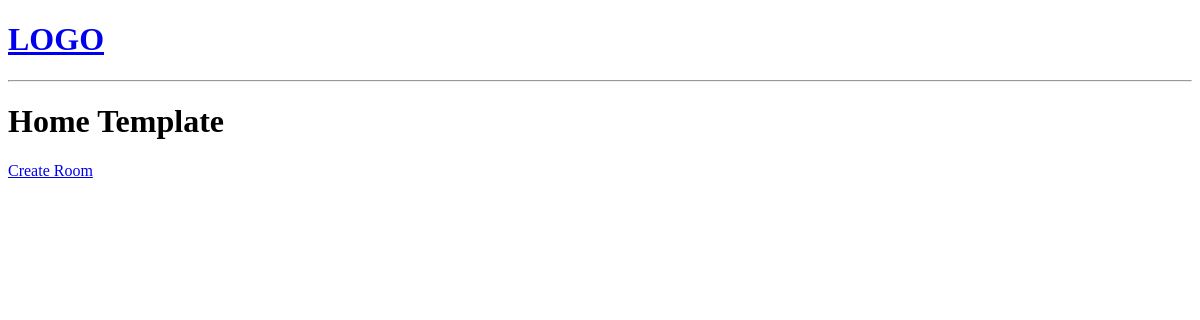
The app's page /, older data.
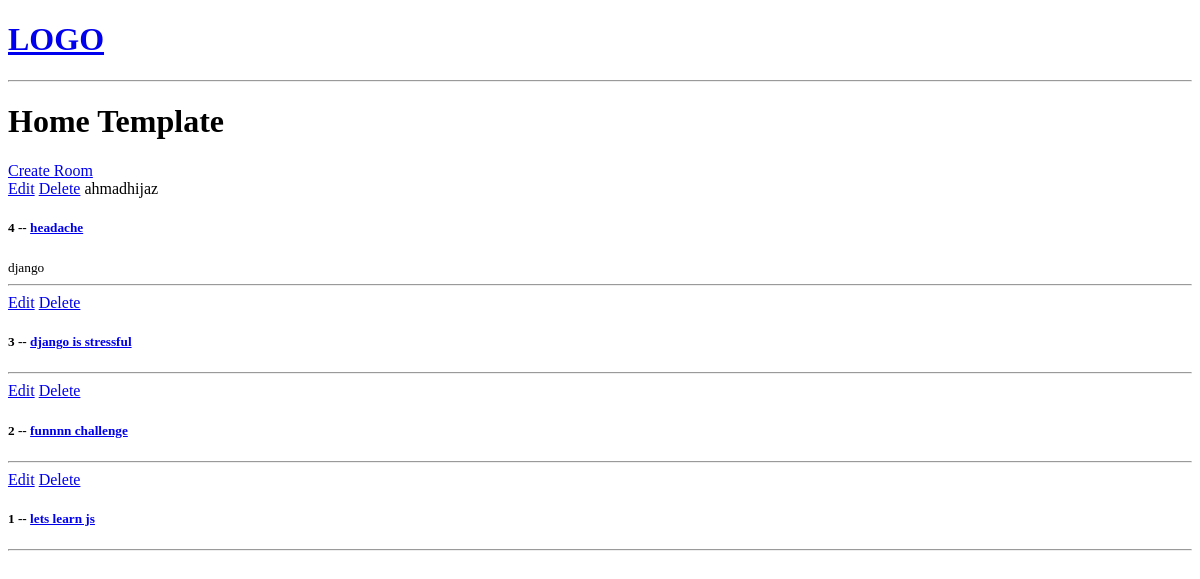
The same page, newer data.
### base/models.py (models this page shows, shortened)
class Room(models.Model):
     host = models.ForeignKey(User, on_delete=models.SET_NULL, null=True)
     topic = models.ForeignKey(Topic, on_delete=models.SET_NULL, null=True)
     name = models.CharField(max_length=200)
     description = models.TextField(null=True, blank=True)
     updated = models.DateTimeField(auto_now=True)
     created = models.DateTimeField(auto_now_add=True)
     class Meta:
          ordering = ['-updated', '-created']

class Topic(models.Model):
     name = models.CharField(max_length=200)

### base/views.py (the view)
# urls.py: path('', views.home, name="home"),
def home(request):
    rooms = Room.objects.all()
    context = {'rooms': rooms}
    return render(request, 'base/home.html', context)

### base/templates/base/home.html
{% extends 'main.html' %}
{% block content %}
<h1>Home Template</h1>
<div>
    <a href="{% url 'create-room' %}">Create Room</a>
    <div>
        {% for room in rooms %}
            <div>
                <a href="{% url 'update-room' room.id %}">Edit</a>
                <a href="{% url 'delete-room' room.id %}">Delete</a>
                <span>{{room.host.username}}</span>
                <h5>{{room.id}} -- <a href="{% url 'room' room.id %}">{{ room.name }}</a></h5>
                <small>{{room.topic.name}}</small>
                <hr>
            </div>
        {% endfor %}
    </div>
</div>
{% endblock %}

### templates/main.html (shortened to what this page needs)
<!DOCTYPE html>
<html lang="en">
<head>
</head>
<body>
{% include 'navbar.html' %}
{% block content %}
{% endblock %}
</body>
</html>

### templates/navbar.html
<a href="/">
    <h1>LOGO</h1>
</a>
<hr>

Row changes from the older to the newer data that the page shows:
added Room: host.username "ahmadhijaz", id "4", name "headache", topic.name "django"
added Room: id "3", name "django is stressful"
added Room: id "2", name "funnnn challenge"
added Room: id "1", name "lets learn js"
